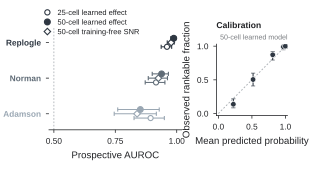

This chart was generated by the following Python code:
"""Fig. 6d — prospective pilot-to-future validation and calibration."""
# Imported export contract: Arial; svg.fonttype: "none"; pdf.fonttype: 42;
# outputs .svg, .pdf and .tiff at dpi=600 via fig6_common.save.
# Final assembled figure target: width_mm = 183.
from __future__ import annotations

W_MM, H_MM = 80.5, 43.0

import numpy as np
import pandas as pd
from matplotlib.lines import Line2D

import fig6_common as S

DATASETS = ["Replogle", "Norman", "Adamson"]
Y = {"Replogle": 2.0, "Norman": 1.0, "Adamson": 0.0}
SERIES = [
    ("Learned effect", 25, -0.12, "o", "white", 3.7),
    ("Learned effect", 50, 0.12, "o", "filled", 4.2),
    ("Training-free SNR", 50, 0.00, "D", "white", 3.4),
]


def main() -> None:
    S.apply_style()
    auc = pd.read_csv(S.DERIVED / "prospective_auc.csv")
    calibration = pd.read_csv(S.DERIVED / "prospective_calibration.csv")

    fig = S.figure(W_MM, H_MM)
    forest = fig.add_axes([0.155, 0.235, 0.42, 0.61])
    calib = fig.add_axes([0.685, 0.245, 0.225, 0.57])

    forest.axvline(0.5, ls=(0, (2.0, 2.0)), lw=0.6, color=S.MID_GREY, zorder=1)
    for dataset in DATASETS:
        colour = S.DATASET_COLORS[dataset]
        for method, cells, offset, marker, face_mode, size in SERIES:
            row = auc[
                (auc["dataset"] == dataset)
                & (auc["method"] == method)
                & (auc["pilot_cells"] == cells)
            ].iloc[0]
            value, low, high = float(row["auroc"]), float(row["lo"]), float(row["hi"])
            face = colour if face_mode == "filled" else "white"
            forest.errorbar(
                value,
                Y[dataset] + offset,
                xerr=np.array([[value - low], [high - value]]),
                fmt=marker,
                ms=size,
                mfc=face,
                mec=colour,
                mew=0.8,
                ecolor=colour,
                elinewidth=0.75,
                capsize=1.5,
                capthick=0.65,
                zorder=4 if face_mode == "filled" else 3,
            )

    forest.set_xlim(0.48, 1.02)
    forest.set_ylim(-0.45, 2.45)
    forest.set_xticks([0.5, 0.75, 1.0])
    forest.set_yticks([2, 1, 0])
    forest.set_yticklabels(DATASETS)
    for tick, dataset in zip(forest.get_yticklabels(), DATASETS):
        tick.set_color(S.DATASET_COLORS[dataset])
        tick.set_fontweight("bold")
    forest.set_xlabel("Prospective AUROC")
    S.despine(forest, keep=("bottom",))

    handles = [
        Line2D([0], [0], marker="o", linestyle="none", ms=3.8, mfc="white", mec=S.DARK_SLATE, mew=0.8, label="25-cell learned effect"),
        Line2D([0], [0], marker="o", linestyle="none", ms=4.1, mfc=S.DARK_SLATE, mec=S.DARK_SLATE, label="50-cell learned effect"),
        Line2D([0], [0], marker="D", linestyle="none", ms=3.3, mfc="white", mec=S.DARK_SLATE, mew=0.8, label="50-cell training-free SNR"),
    ]
    fig.legend(
        handles=handles,
        loc="upper left",
        bbox_to_anchor=(0.105, 0.985),
        ncol=1,
        labelspacing=0.34,
        handletextpad=0.35,
        fontsize=5.4,
    )

    calib.plot([0, 1], [0, 1], ls=(0, (2.0, 2.0)), lw=0.65, color=S.MID_GREY, zorder=1)
    for _, row in calibration.iterrows():
        calib.errorbar(
            row["mean_predicted"],
            row["observed_rate"],
            yerr=np.array(
                [[row["observed_rate"] - row["lo"]], [row["hi"] - row["observed_rate"]]]
            ),
            fmt="o",
            ms=4.0,
            mfc=S.DARK_SLATE,
            mec="white",
            mew=0.45,
            ecolor=S.DARK_SLATE,
            elinewidth=0.75,
            capsize=1.5,
            capthick=0.65,
            zorder=3,
        )
    calib.set_xlim(-0.03, 1.03)
    calib.set_ylim(-0.03, 1.03)
    calib.set_xticks([0, 0.5, 1.0])
    calib.set_yticks([0, 0.5, 1.0])
    calib.set_xlabel("Mean predicted probability")
    calib.set_ylabel("Observed rankable fraction")
    calib.set_aspect("equal", adjustable="box")
    S.despine(calib)
    calib.text(0.0, 1.20, "Calibration", transform=calib.transAxes, fontsize=6.2, fontweight="bold", va="bottom")
    # Right-aligned on the axis: left-aligned this ran 12.9 mm past the 89 mm
    # canvas once the panel narrowed.
    calib.text(1.0, 1.045, "50-cell learned model", transform=calib.transAxes,
               fontsize=5.1, color=S.GREY, va="bottom", ha="right")


    S.save(fig, "fig6d_prospective_validation")


if __name__ == "__main__":
    main()
